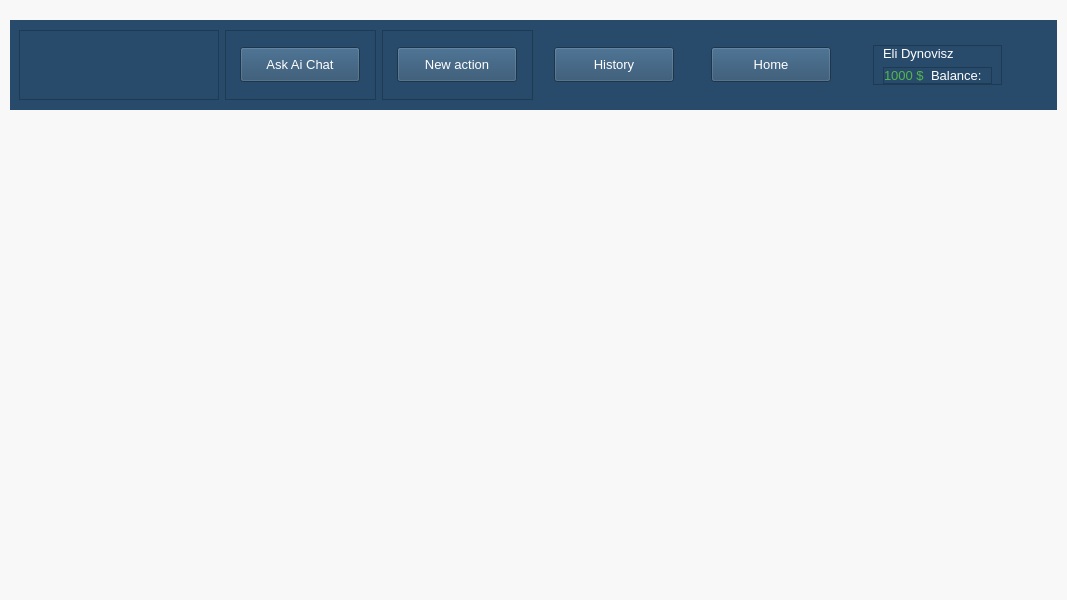
<?xml version="1.0" encoding="UTF-8"?>
<ui version="4.0">
 <class>Frame_main_window</class>
 <widget class="QFrame" name="Frame_main_window">
  <property name="geometry">
   <rect>
    <x>0</x>
    <y>0</y>
    <width>1067</width>
    <height>600</height>
   </rect>
  </property>
  <property name="font">
   <font>
    <pointsize>10</pointsize>
   </font>
  </property>
  <property name="windowTitle">
   <string>Frame</string>
  </property>
  <property name="styleSheet">
   <string notr="true">background-color: rgb(248, 248, 248);
gridline-color: none;
color: rgb(40, 75, 107);</string>
  </property>
  <property name="frameShape">
   <enum>QFrame::NoFrame</enum>
  </property>
  <property name="lineWidth">
   <number>0</number>
  </property>
  <layout class="QVBoxLayout" name="verticalLayout">
   <property name="leftMargin">
    <number>10</number>
   </property>
   <property name="topMargin">
    <number>20</number>
   </property>
   <property name="rightMargin">
    <number>10</number>
   </property>
   <property name="bottomMargin">
    <number>0</number>
   </property>
   <item>
    <widget class="QFrame" name="frame_header">
     <property name="maximumSize">
      <size>
       <width>16777215</width>
       <height>90</height>
      </size>
     </property>
     <property name="font">
      <font>
       <pointsize>10</pointsize>
      </font>
     </property>
     <property name="styleSheet">
      <string notr="true">background-color: rgb(40, 75, 107);
color: rgb(255, 255, 255);</string>
     </property>
     <property name="frameShape">
      <enum>QFrame::NoFrame</enum>
     </property>
     <property name="frameShadow">
      <enum>QFrame::Plain</enum>
     </property>
     <property name="lineWidth">
      <number>0</number>
     </property>
     <layout class="QHBoxLayout" name="horizontalLayout">
      <property name="topMargin">
       <number>10</number>
      </property>
      <property name="bottomMargin">
       <number>10</number>
      </property>
      <item>
       <widget class="QFrame" name="fram_sespace">
        <property name="minimumSize">
         <size>
          <width>200</width>
          <height>0</height>
         </size>
        </property>
        <property name="frameShape">
         <enum>QFrame::StyledPanel</enum>
        </property>
        <property name="frameShadow">
         <enum>QFrame::Raised</enum>
        </property>
       </widget>
      </item>
      <item>
       <widget class="QFrame" name="frame_chatAi">
        <property name="frameShape">
         <enum>QFrame::StyledPanel</enum>
        </property>
        <property name="frameShadow">
         <enum>QFrame::Raised</enum>
        </property>
        <layout class="QHBoxLayout" name="horizontalLayout_6">
         <item>
          <widget class="QPushButton" name="pushButton_AiChat">
           <property name="sizePolicy">
            <sizepolicy hsizetype="Fixed" vsizetype="Fixed">
             <horstretch>0</horstretch>
             <verstretch>0</verstretch>
            </sizepolicy>
           </property>
           <property name="minimumSize">
            <size>
             <width>120</width>
             <height>35</height>
            </size>
           </property>
           <property name="font">
            <font>
             <pointsize>10</pointsize>
            </font>
           </property>
           <property name="text">
            <string>Ask Ai Chat</string>
           </property>
          </widget>
         </item>
        </layout>
       </widget>
      </item>
      <item>
       <widget class="QFrame" name="frame_action">
        <property name="frameShape">
         <enum>QFrame::StyledPanel</enum>
        </property>
        <property name="frameShadow">
         <enum>QFrame::Raised</enum>
        </property>
        <layout class="QHBoxLayout" name="horizontalLayout_5">
         <item>
          <widget class="QPushButton" name="pushButton_action">
           <property name="sizePolicy">
            <sizepolicy hsizetype="Fixed" vsizetype="Fixed">
             <horstretch>0</horstretch>
             <verstretch>0</verstretch>
            </sizepolicy>
           </property>
           <property name="minimumSize">
            <size>
             <width>120</width>
             <height>35</height>
            </size>
           </property>
           <property name="font">
            <font>
             <pointsize>10</pointsize>
            </font>
           </property>
           <property name="text">
            <string>New action</string>
           </property>
          </widget>
         </item>
        </layout>
       </widget>
      </item>
      <item>
       <widget class="QFrame" name="frame_history">
        <property name="frameShape">
         <enum>QFrame::NoFrame</enum>
        </property>
        <property name="frameShadow">
         <enum>QFrame::Raised</enum>
        </property>
        <layout class="QHBoxLayout" name="horizontalLayout_4">
         <item>
          <widget class="QPushButton" name="pushButton_hom_2">
           <property name="sizePolicy">
            <sizepolicy hsizetype="Fixed" vsizetype="Fixed">
             <horstretch>0</horstretch>
             <verstretch>0</verstretch>
            </sizepolicy>
           </property>
           <property name="minimumSize">
            <size>
             <width>120</width>
             <height>35</height>
            </size>
           </property>
           <property name="font">
            <font>
             <pointsize>10</pointsize>
            </font>
           </property>
           <property name="text">
            <string>History</string>
           </property>
          </widget>
         </item>
        </layout>
       </widget>
      </item>
      <item>
       <widget class="QFrame" name="frame_home">
        <property name="frameShape">
         <enum>QFrame::NoFrame</enum>
        </property>
        <property name="frameShadow">
         <enum>QFrame::Raised</enum>
        </property>
        <property name="lineWidth">
         <number>0</number>
        </property>
        <layout class="QHBoxLayout" name="horizontalLayout_3">
         <item alignment="Qt::AlignVCenter">
          <widget class="QPushButton" name="pushButton_hom">
           <property name="sizePolicy">
            <sizepolicy hsizetype="Fixed" vsizetype="Fixed">
             <horstretch>0</horstretch>
             <verstretch>0</verstretch>
            </sizepolicy>
           </property>
           <property name="minimumSize">
            <size>
             <width>120</width>
             <height>35</height>
            </size>
           </property>
           <property name="font">
            <font>
             <pointsize>10</pointsize>
            </font>
           </property>
           <property name="layoutDirection">
            <enum>Qt::LeftToRight</enum>
           </property>
           <property name="text">
            <string>Home</string>
           </property>
          </widget>
         </item>
        </layout>
       </widget>
      </item>
      <item alignment="Qt::AlignHCenter">
       <widget class="QFrame" name="frame_user">
        <property name="minimumSize">
         <size>
          <width>0</width>
          <height>0</height>
         </size>
        </property>
        <property name="font">
         <font>
          <pointsize>10</pointsize>
         </font>
        </property>
        <property name="frameShape">
         <enum>QFrame::NoFrame</enum>
        </property>
        <property name="frameShadow">
         <enum>QFrame::Raised</enum>
        </property>
        <layout class="QHBoxLayout" name="horizontalLayout_8">
         <property name="leftMargin">
          <number>20</number>
         </property>
         <property name="topMargin">
          <number>0</number>
         </property>
         <property name="rightMargin">
          <number>0</number>
         </property>
         <property name="bottomMargin">
          <number>0</number>
         </property>
         <item alignment="Qt::AlignVCenter">
          <widget class="QFrame" name="frame_2">
           <property name="minimumSize">
            <size>
             <width>0</width>
             <height>0</height>
            </size>
           </property>
           <property name="font">
            <font>
             <pointsize>10</pointsize>
            </font>
           </property>
           <property name="frameShape">
            <enum>QFrame::StyledPanel</enum>
           </property>
           <property name="frameShadow">
            <enum>QFrame::Raised</enum>
           </property>
           <layout class="QVBoxLayout" name="verticalLayout_3">
            <property name="topMargin">
             <number>0</number>
            </property>
            <property name="bottomMargin">
             <number>0</number>
            </property>
            <item>
             <widget class="QLabel" name="label_user_name">
              <property name="font">
               <font>
                <pointsize>10</pointsize>
               </font>
              </property>
              <property name="text">
               <string>Eli Dynovisz</string>
              </property>
             </widget>
            </item>
            <item alignment="Qt::AlignLeft">
             <widget class="QFrame" name="frame_balance">
              <property name="minimumSize">
               <size>
                <width>0</width>
                <height>0</height>
               </size>
              </property>
              <property name="frameShape">
               <enum>QFrame::StyledPanel</enum>
              </property>
              <property name="frameShadow">
               <enum>QFrame::Raised</enum>
              </property>
              <layout class="QHBoxLayout" name="horizontalLayout_2">
               <property name="leftMargin">
                <number>0</number>
               </property>
               <property name="topMargin">
                <number>0</number>
               </property>
               <property name="bottomMargin">
                <number>0</number>
               </property>
               <item>
                <widget class="QLabel" name="label_balabce_val">
                 <property name="font">
                  <font>
                   <pointsize>10</pointsize>
                  </font>
                 </property>
                 <property name="styleSheet">
                  <string notr="true">color: rgb(82, 183, 77);</string>
                 </property>
                 <property name="text">
                  <string>1000 $</string>
                 </property>
                </widget>
               </item>
               <item>
                <widget class="QLabel" name="label_balance_name">
                 <property name="maximumSize">
                  <size>
                   <width>16777215</width>
                   <height>16777215</height>
                  </size>
                 </property>
                 <property name="font">
                  <font>
                   <pointsize>10</pointsize>
                  </font>
                 </property>
                 <property name="text">
                  <string>Balance:</string>
                 </property>
                </widget>
               </item>
              </layout>
             </widget>
            </item>
           </layout>
          </widget>
         </item>
         <item>
          <widget class="QFrame" name="frame">
           <property name="maximumSize">
            <size>
             <width>160000</width>
             <height>1600000</height>
            </size>
           </property>
           <property name="font">
            <font>
             <pointsize>11</pointsize>
            </font>
           </property>
           <property name="frameShape">
            <enum>QFrame::NoFrame</enum>
           </property>
           <property name="frameShadow">
            <enum>QFrame::Raised</enum>
           </property>
           <layout class="QVBoxLayout" name="verticalLayout_2">
            <property name="leftMargin">
             <number>0</number>
            </property>
            <property name="topMargin">
             <number>0</number>
            </property>
            <property name="rightMargin">
             <number>0</number>
            </property>
            <property name="bottomMargin">
             <number>0</number>
            </property>
            <item alignment="Qt::AlignVCenter">
             <widget class="QLabel" name="label_icon__user">
              <property name="minimumSize">
               <size>
                <width>40</width>
                <height>35</height>
               </size>
              </property>
              <property name="maximumSize">
               <size>
                <width>40</width>
                <height>30</height>
               </size>
              </property>
              <property name="font">
               <font>
                <pointsize>10</pointsize>
               </font>
              </property>
              <property name="text">
               <string/>
              </property>
              <property name="pixmap">
               <pixmap>../../../Users/1/Pictures/Screenshots/צילום מסך 2025-05-12 012640.png</pixmap>
              </property>
              <property name="scaledContents">
               <bool>true</bool>
              </property>
             </widget>
            </item>
           </layout>
          </widget>
         </item>
        </layout>
       </widget>
      </item>
     </layout>
    </widget>
   </item>
   <item>
    <widget class="QFrame" name="frame_content">
     <property name="frameShape">
      <enum>QFrame::NoFrame</enum>
     </property>
     <property name="frameShadow">
      <enum>QFrame::Raised</enum>
     </property>
     <property name="lineWidth">
      <number>0</number>
     </property>
    </widget>
   </item>
  </layout>
 </widget>
 <resources>
  <include location="../../resources/resources.qrc"/>
 </resources>
 <connections/>
</ui>
